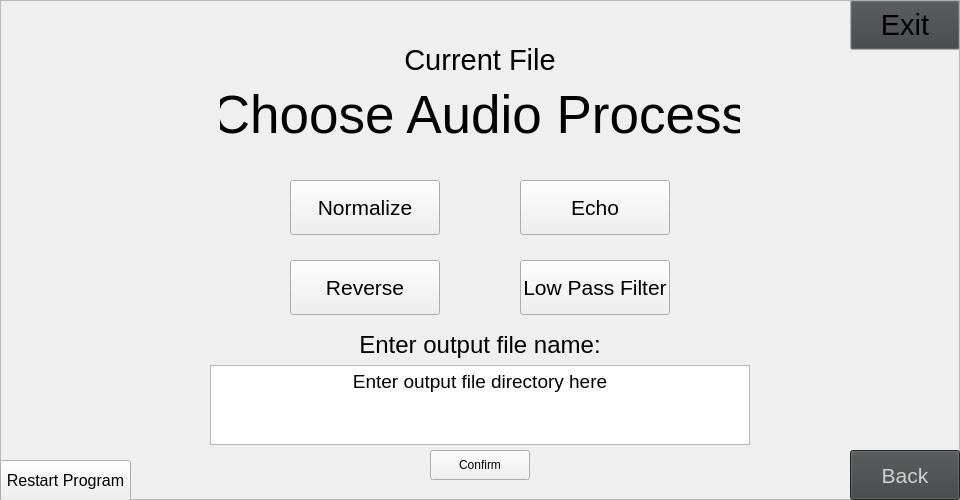
   <widget class="QFrame" name="screen_2">
    <property name="enabled">
     <bool>true</bool>
    </property>
    <property name="geometry">
     <rect>
      <x>0</x>
      <y>0</y>
      <width>960</width>
      <height>500</height>
     </rect>
    </property>
    <property name="acceptDrops">
     <bool>false</bool>
    </property>
    <property name="autoFillBackground">
     <bool>true</bool>
    </property>
    <property name="frameShape">
     <enum>QFrame::StyledPanel</enum>
    </property>
    <property name="frameShadow">
     <enum>QFrame::Raised</enum>
    </property>
    <widget class="QPushButton" name="normalize_2">
     <property name="geometry">
      <rect>
       <x>290</x>
       <y>180</y>
       <width>150</width>
       <height>55</height>
      </rect>
     </property>
     <property name="font">
      <font>
       <pointsize>16</pointsize>
      </font>
     </property>
     <property name="text">
      <string>Normalize</string>
     </property>
     <property name="checkable">
      <bool>true</bool>
     </property>
    </widget>
    <widget class="QPushButton" name="echo_2">
     <property name="geometry">
      <rect>
       <x>520</x>
       <y>180</y>
       <width>150</width>
       <height>55</height>
      </rect>
     </property>
     <property name="font">
      <font>
       <pointsize>16</pointsize>
      </font>
     </property>
     <property name="text">
      <string>Echo</string>
     </property>
     <property name="checkable">
      <bool>true</bool>
     </property>
    </widget>
    <widget class="QPushButton" name="low_pass_2">
     <property name="geometry">
      <rect>
       <x>520</x>
       <y>260</y>
       <width>150</width>
       <height>55</height>
      </rect>
     </property>
     <property name="font">
      <font>
       <pointsize>16</pointsize>
      </font>
     </property>
     <property name="text">
      <string>Low Pass Filter</string>
     </property>
     <property name="checkable">
      <bool>true</bool>
     </property>
    </widget>
    <widget class="QPushButton" name="reverse_2">
     <property name="geometry">
      <rect>
       <x>290</x>
       <y>260</y>
       <width>150</width>
       <height>55</height>
      </rect>
     </property>
     <property name="font">
      <font>
       <pointsize>16</pointsize>
      </font>
     </property>
     <property name="text">
      <string>Reverse</string>
     </property>
     <property name="checkable">
      <bool>true</bool>
     </property>
    </widget>
    <widget class="QPushButton" name="exit_2">
     <property name="geometry">
      <rect>
       <x>850</x>
       <y>0</y>
       <width>110</width>
       <height>50</height>
      </rect>
     </property>
     <property name="palette">
      <palette>
       <active>
        <colorrole role="Button">
         <brush brushstyle="SolidPattern">
          <color alpha="255">
           <red>35</red>
           <green>35</green>
           <blue>35</blue>
          </color>
         </brush>
        </colorrole>
       </active>
       <inactive>
        <colorrole role="Button">
         <brush brushstyle="SolidPattern">
          <color alpha="255">
           <red>64</red>
           <green>65</green>
           <blue>66</blue>
          </color>
         </brush>
        </colorrole>
       </inactive>
       <disabled>
        <colorrole role="Button">
         <brush brushstyle="SolidPattern">
          <color alpha="255">
           <red>35</red>
           <green>35</green>
           <blue>35</blue>
          </color>
         </brush>
        </colorrole>
       </disabled>
      </palette>
     </property>
     <property name="font">
      <font>
       <family>Segoe UI</family>
       <pointsize>22</pointsize>
       <bold>false</bold>
      </font>
     </property>
     <property name="text">
      <string>Exit</string>
     </property>
     <property name="iconSize">
      <size>
       <width>16</width>
       <height>16</height>
      </size>
     </property>
     <property name="checkable">
      <bool>false</bool>
     </property>
    </widget>
    <widget class="QLabel" name="out_prompt_2">
     <property name="geometry">
      <rect>
       <x>280</x>
       <y>330</y>
       <width>400</width>
       <height>30</height>
      </rect>
     </property>
     <property name="font">
      <font>
       <pointsize>18</pointsize>
      </font>
     </property>
     <property name="text">
      <string>Enter output file name:</string>
     </property>
     <property name="alignment">
      <set>Qt::AlignCenter</set>
     </property>
    </widget>
    <widget class="QTextEdit" name="directory_2">
     <property name="geometry">
      <rect>
       <x>210</x>
       <y>365</y>
       <width>540</width>
       <height>80</height>
      </rect>
     </property>
     <property name="font">
      <font>
       <pointsize>14</pointsize>
      </font>
     </property>
     <property name="html">
      <string>&lt;!DOCTYPE HTML PUBLIC &quot;-//W3C//DTD HTML 4.0//EN&quot; &quot;http://www.w3.org/TR/REC-html40/strict.dtd&quot;&gt;
&lt;html&gt;&lt;head&gt;&lt;meta name=&quot;qrichtext&quot; content=&quot;1&quot; /&gt;&lt;meta charset=&quot;utf-8&quot; /&gt;&lt;style type=&quot;text/css&quot;&gt;
p, li { white-space: pre-wrap; }
&lt;/style&gt;&lt;/head&gt;&lt;body style=&quot; font-family:'Segoe UI'; font-size:14pt; font-weight:400; font-style:normal;&quot;&gt;
&lt;p align=&quot;center&quot; style=&quot; margin-top:0px; margin-bottom:0px; margin-left:0px; margin-right:0px; -qt-block-indent:0; text-indent:0px;&quot;&gt;Enter output file directory here&lt;/p&gt;&lt;/body&gt;&lt;/html&gt;</string>
     </property>
    </widget>
    <widget class="QPushButton" name="confirm_2">
     <property name="geometry">
      <rect>
       <x>430</x>
       <y>450</y>
       <width>100</width>
       <height>30</height>
      </rect>
     </property>
     <property name="text">
      <string>Confirm</string>
     </property>
    </widget>
    <widget class="QPushButton" name="back_2">
     <property name="geometry">
      <rect>
       <x>850</x>
       <y>450</y>
       <width>110</width>
       <height>50</height>
      </rect>
     </property>
     <property name="palette">
      <palette>
       <active>
        <colorrole role="WindowText">
         <brush brushstyle="SolidPattern">
          <color alpha="255">
           <red>255</red>
           <green>255</green>
           <blue>255</blue>
          </color>
         </brush>
        </colorrole>
        <colorrole role="Button">
         <brush brushstyle="SolidPattern">
          <color alpha="255">
           <red>35</red>
           <green>35</green>
           <blue>35</blue>
          </color>
         </brush>
        </colorrole>
        <colorrole role="Light">
         <brush brushstyle="SolidPattern">
          <color alpha="255">
           <red>52</red>
           <green>52</green>
           <blue>52</blue>
          </color>
         </brush>
        </colorrole>
        <colorrole role="Midlight">
         <brush brushstyle="SolidPattern">
          <color alpha="255">
           <red>43</red>
           <green>43</green>
           <blue>43</blue>
          </color>
         </brush>
        </colorrole>
        <colorrole role="Dark">
         <brush brushstyle="SolidPattern">
          <color alpha="255">
           <red>17</red>
           <green>17</green>
           <blue>17</blue>
          </color>
         </brush>
        </colorrole>
        <colorrole role="Mid">
         <brush brushstyle="SolidPattern">
          <color alpha="255">
           <red>23</red>
           <green>23</green>
           <blue>23</blue>
          </color>
         </brush>
        </colorrole>
        <colorrole role="Text">
         <brush brushstyle="SolidPattern">
          <color alpha="255">
           <red>255</red>
           <green>255</green>
           <blue>255</blue>
          </color>
         </brush>
        </colorrole>
        <colorrole role="BrightText">
         <brush brushstyle="SolidPattern">
          <color alpha="255">
           <red>255</red>
           <green>255</green>
           <blue>255</blue>
          </color>
         </brush>
        </colorrole>
        <colorrole role="ButtonText">
         <brush brushstyle="SolidPattern">
          <color alpha="255">
           <red>255</red>
           <green>255</green>
           <blue>255</blue>
          </color>
         </brush>
        </colorrole>
        <colorrole role="Base">
         <brush brushstyle="SolidPattern">
          <color alpha="255">
           <red>0</red>
           <green>0</green>
           <blue>0</blue>
          </color>
         </brush>
        </colorrole>
        <colorrole role="Window">
         <brush brushstyle="SolidPattern">
          <color alpha="255">
           <red>35</red>
           <green>35</green>
           <blue>35</blue>
          </color>
         </brush>
        </colorrole>
        <colorrole role="Shadow">
         <brush brushstyle="SolidPattern">
          <color alpha="255">
           <red>0</red>
           <green>0</green>
           <blue>0</blue>
          </color>
         </brush>
        </colorrole>
        <colorrole role="AlternateBase">
         <brush brushstyle="SolidPattern">
          <color alpha="255">
           <red>17</red>
           <green>17</green>
           <blue>17</blue>
          </color>
         </brush>
        </colorrole>
        <colorrole role="ToolTipBase">
         <brush brushstyle="SolidPattern">
          <color alpha="255">
           <red>255</red>
           <green>255</green>
           <blue>220</blue>
          </color>
         </brush>
        </colorrole>
        <colorrole role="ToolTipText">
         <brush brushstyle="SolidPattern">
          <color alpha="255">
           <red>0</red>
           <green>0</green>
           <blue>0</blue>
          </color>
         </brush>
        </colorrole>
       </active>
       <inactive>
        <colorrole role="WindowText">
         <brush brushstyle="SolidPattern">
          <color alpha="255">
           <red>208</red>
           <green>208</green>
           <blue>208</blue>
          </color>
         </brush>
        </colorrole>
        <colorrole role="Button">
         <brush brushstyle="SolidPattern">
          <color alpha="255">
           <red>64</red>
           <green>65</green>
           <blue>66</blue>
          </color>
         </brush>
        </colorrole>
        <colorrole role="Light">
         <brush brushstyle="SolidPattern">
          <color alpha="255">
           <red>255</red>
           <green>255</green>
           <blue>255</blue>
          </color>
         </brush>
        </colorrole>
        <colorrole role="Midlight">
         <brush brushstyle="SolidPattern">
          <color alpha="255">
           <red>227</red>
           <green>227</green>
           <blue>227</blue>
          </color>
         </brush>
        </colorrole>
        <colorrole role="Dark">
         <brush brushstyle="SolidPattern">
          <color alpha="255">
           <red>64</red>
           <green>65</green>
           <blue>66</blue>
          </color>
         </brush>
        </colorrole>
        <colorrole role="Mid">
         <brush brushstyle="SolidPattern">
          <color alpha="255">
           <red>160</red>
           <green>160</green>
           <blue>160</blue>
          </color>
         </brush>
        </colorrole>
        <colorrole role="Text">
         <brush brushstyle="SolidPattern">
          <color alpha="255">
           <red>208</red>
           <green>208</green>
           <blue>208</blue>
          </color>
         </brush>
        </colorrole>
        <colorrole role="BrightText">
         <brush brushstyle="SolidPattern">
          <color alpha="255">
           <red>255</red>
           <green>51</green>
           <blue>51</blue>
          </color>
         </brush>
        </colorrole>
        <colorrole role="ButtonText">
         <brush brushstyle="SolidPattern">
          <color alpha="255">
           <red>208</red>
           <green>208</green>
           <blue>208</blue>
          </color>
         </brush>
        </colorrole>
        <colorrole role="Base">
         <brush brushstyle="SolidPattern">
          <color alpha="255">
           <red>46</red>
           <green>47</green>
           <blue>48</blue>
          </color>
         </brush>
        </colorrole>
        <colorrole role="Window">
         <brush brushstyle="SolidPattern">
          <color alpha="255">
           <red>46</red>
           <green>47</green>
           <blue>48</blue>
          </color>
         </brush>
        </colorrole>
        <colorrole role="Shadow">
         <brush brushstyle="SolidPattern">
          <color alpha="255">
           <red>105</red>
           <green>105</green>
           <blue>105</blue>
          </color>
         </brush>
        </colorrole>
        <colorrole role="AlternateBase">
         <brush brushstyle="SolidPattern">
          <color alpha="255">
           <red>53</red>
           <green>54</green>
           <blue>55</blue>
          </color>
         </brush>
        </colorrole>
        <colorrole role="ToolTipBase">
         <brush brushstyle="SolidPattern">
          <color alpha="255">
           <red>64</red>
           <green>65</green>
           <blue>66</blue>
          </color>
         </brush>
        </colorrole>
        <colorrole role="ToolTipText">
         <brush brushstyle="SolidPattern">
          <color alpha="255">
           <red>208</red>
           <green>208</green>
           <blue>208</blue>
          </color>
         </brush>
        </colorrole>
       </inactive>
       <disabled>
        <colorrole role="WindowText">
         <brush brushstyle="SolidPattern">
          <color alpha="255">
           <red>17</red>
           <green>17</green>
           <blue>17</blue>
          </color>
         </brush>
        </colorrole>
        <colorrole role="Button">
         <brush brushstyle="SolidPattern">
          <color alpha="255">
           <red>35</red>
           <green>35</green>
           <blue>35</blue>
          </color>
         </brush>
        </colorrole>
        <colorrole role="Light">
         <brush brushstyle="SolidPattern">
          <color alpha="255">
           <red>52</red>
           <green>52</green>
           <blue>52</blue>
          </color>
         </brush>
        </colorrole>
        <colorrole role="Midlight">
         <brush brushstyle="SolidPattern">
          <color alpha="255">
           <red>43</red>
           <green>43</green>
           <blue>43</blue>
          </color>
         </brush>
        </colorrole>
        <colorrole role="Dark">
         <brush brushstyle="SolidPattern">
          <color alpha="255">
           <red>17</red>
           <green>17</green>
           <blue>17</blue>
          </color>
         </brush>
        </colorrole>
        <colorrole role="Mid">
         <brush brushstyle="SolidPattern">
          <color alpha="255">
           <red>23</red>
           <green>23</green>
           <blue>23</blue>
          </color>
         </brush>
        </colorrole>
        <colorrole role="Text">
         <brush brushstyle="SolidPattern">
          <color alpha="255">
           <red>17</red>
           <green>17</green>
           <blue>17</blue>
          </color>
         </brush>
        </colorrole>
        <colorrole role="BrightText">
         <brush brushstyle="SolidPattern">
          <color alpha="255">
           <red>255</red>
           <green>255</green>
           <blue>255</blue>
          </color>
         </brush>
        </colorrole>
        <colorrole role="ButtonText">
         <brush brushstyle="SolidPattern">
          <color alpha="255">
           <red>17</red>
           <green>17</green>
           <blue>17</blue>
          </color>
         </brush>
        </colorrole>
        <colorrole role="Base">
         <brush brushstyle="SolidPattern">
          <color alpha="255">
           <red>35</red>
           <green>35</green>
           <blue>35</blue>
          </color>
         </brush>
        </colorrole>
        <colorrole role="Window">
         <brush brushstyle="SolidPattern">
          <color alpha="255">
           <red>35</red>
           <green>35</green>
           <blue>35</blue>
          </color>
         </brush>
        </colorrole>
        <colorrole role="Shadow">
         <brush brushstyle="SolidPattern">
          <color alpha="255">
           <red>0</red>
           <green>0</green>
           <blue>0</blue>
          </color>
         </brush>
        </colorrole>
        <colorrole role="AlternateBase">
         <brush brushstyle="SolidPattern">
          <color alpha="255">
           <red>53</red>
           <green>54</green>
           <blue>55</blue>
          </color>
         </brush>
        </colorrole>
        <colorrole role="ToolTipBase">
         <brush brushstyle="SolidPattern">
          <color alpha="255">
           <red>64</red>
           <green>65</green>
           <blue>66</blue>
          </color>
         </brush>
        </colorrole>
        <colorrole role="ToolTipText">
         <brush brushstyle="SolidPattern">
          <color alpha="255">
           <red>208</red>
           <green>208</green>
           <blue>208</blue>
          </color>
         </brush>
        </colorrole>
       </disabled>
      </palette>
     </property>
     <property name="font">
      <font>
       <family>Segoe UI</family>
       <pointsize>16</pointsize>
       <bold>false</bold>
      </font>
     </property>
     <property name="text">
      <string>Back</string>
     </property>
     <property name="iconSize">
      <size>
       <width>16</width>
       <height>16</height>
      </size>
     </property>
     <property name="checkable">
      <bool>false</bool>
     </property>
    </widget>
    <widget class="QLabel" name="curren_file_2">
     <property name="geometry">
      <rect>
       <x>180</x>
       <y>40</y>
       <width>600</width>
       <height>40</height>
      </rect>
     </property>
     <property name="font">
      <font>
       <pointsize>22</pointsize>
      </font>
     </property>
     <property name="text">
      <string>Current File</string>
     </property>
     <property name="alignment">
      <set>Qt::AlignCenter</set>
     </property>
    </widget>
    <widget class="QLabel" name="welcome_2">
     <property name="geometry">
      <rect>
       <x>220</x>
       <y>90</y>
       <width>520</width>
       <height>50</height>
      </rect>
     </property>
     <property name="font">
      <font>
       <pointsize>40</pointsize>
      </font>
     </property>
     <property name="text">
      <string>Choose Audio Process</string>
     </property>
     <property name="alignment">
      <set>Qt::AlignCenter</set>
     </property>
    </widget>
    <widget class="QPushButton" name="pushButton">
     <property name="geometry">
      <rect>
       <x>0</x>
       <y>460</y>
       <width>131</width>
       <height>41</height>
      </rect>
     </property>
     <property name="font">
      <font>
       <pointsize>12</pointsize>
      </font>
     </property>
     <property name="text">
      <string>Restart Program</string>
     </property>
    </widget>
   </widget>
